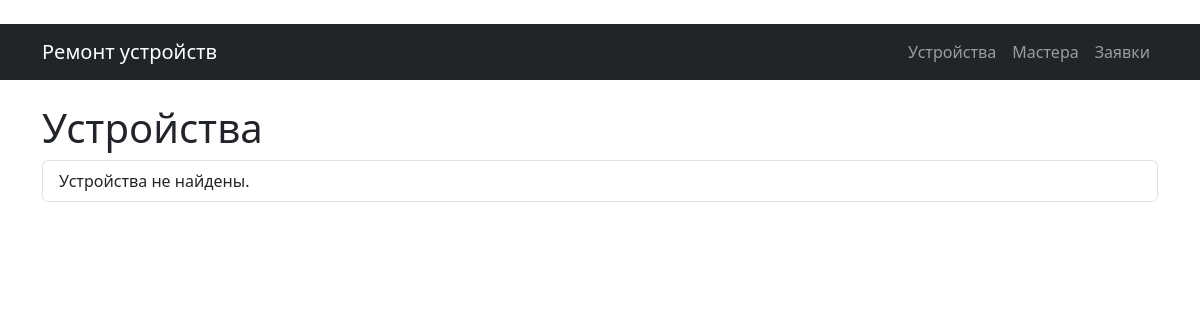
The app's page /devices/, older data.
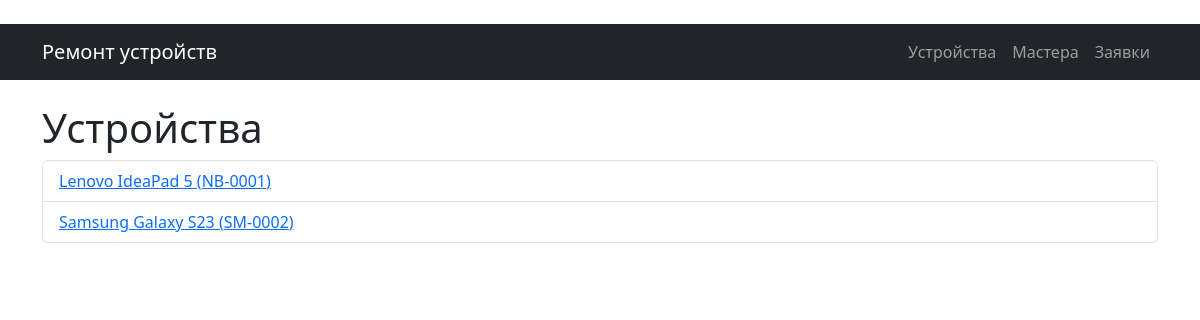
The same page, newer data.
### devices/models.py (models this page shows, shortened)
class Device(models.Model):
    model = models.CharField(max_length=100)
    serial_number = models.CharField(max_length=50)
    DEVICE_TYPES = [
        ('laptop', 'Ноутбук'),
        ('smartphone', 'Смартфон'),
        ('tablet', 'Планшет'),
        ('tv', 'Телевизор'),
    ]
    device_type = models.CharField(max_length=20, choices=DEVICE_TYPES)

### devices/views.py (the view)
# urls.py: path("devices/", include("devices.urls")),
def devices(request):
    devices_list = Device.objects.all()
    context = {"devices": devices_list}
    return render(request, "devices/device_list.html", context)

### devices/templates/devices/device_list.html (shortened to what this page needs)
{% extends "base.html" %}
{% block content %}
    <h1>Устройства</h1>
    <ul class="list-group">
    {% for device in devices %}
        <li class="list-group-item">
            <a href="{% url 'devices:detail' device.id %}">{{ device.model }} ({{ device.serial_number }})</a>
        </li>
    {% empty %}
        <li class="list-group-item">Устройства не найдены.</li>
    {% endfor %}
    </ul>
{% endblock %}

### templates/base.html (shortened to what this page needs)
﻿{% load static %}
<!DOCTYPE html>
<html lang="ru">
<head>
    <link rel="stylesheet" href="https://cdn.jsdelivr.net/npm/bootstrap@5.3.3/dist/css/bootstrap.min.css">
    <link rel="stylesheet" href="{% static 'homepage/css/style.css' %}">
</head>
<body>
    <nav class="navbar navbar-expand-lg navbar-dark bg-dark mb-4">
        <div class="container">
            <a class="navbar-brand" href="{% url 'homepage:index' %}">Ремонт устройств</a>
            <ul class="navbar-nav">
                <li class="nav-item"><a class="nav-link" href="{% url 'devices:list' %}">Устройства</a></li>
                <li class="nav-item"><a class="nav-link" href="{% url 'masters:list' %}">Мастера</a></li>
                <li class="nav-item"><a class="nav-link" href="{% url 'repairs:list' %}">Заявки</a></li>
            </ul>
        </div>
    </nav>
    <div class="container">
        {% block content %}{% endblock %}
    </div>
</body>
</html>

Row changes from the older to the newer data that the page shows:
added Device: model "Lenovo IdeaPad 5", serial_number "NB-0001"
added Device: model "Samsung Galaxy S23", serial_number "SM-0002"
Text that changed along with them:
text no longer shown: "Устройства не найдены."
